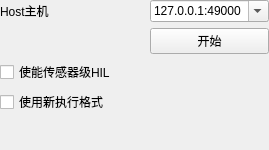
<?xml version="1.0" encoding="UTF-8"?>
<ui version="4.0">
 <class>QGCHilXPlaneConfiguration</class>
 <widget class="QWidget" name="QGCHilXPlaneConfiguration">
  <property name="geometry">
   <rect>
    <x>0</x>
    <y>0</y>
    <width>269</width>
    <height>150</height>
   </rect>
  </property>
  <property name="windowTitle">
   <string>Form</string>
  </property>
  <layout class="QGridLayout" name="gridLayout" rowstretch="0,0,0,0,0,0,0,0" columnstretch="20,0,0">
   <property name="leftMargin">
    <number>0</number>
   </property>
   <property name="topMargin">
    <number>0</number>
   </property>
   <property name="rightMargin">
    <number>0</number>
   </property>
   <property name="bottomMargin">
    <number>0</number>
   </property>
   <item row="1" column="1" colspan="2">
    <widget class="QPushButton" name="startButton">
     <property name="text">
      <string>开始</string>
     </property>
    </widget>
   </item>
   <item row="0" column="0">
    <widget class="QLabel" name="hostLabel">
     <property name="text">
      <string>Host主机</string>
     </property>
    </widget>
   </item>
   <item row="7" column="0" colspan="3">
    <spacer name="verticalSpacer">
     <property name="orientation">
      <enum>Qt::Vertical</enum>
     </property>
     <property name="sizeHint" stdset="0">
      <size>
       <width>20</width>
       <height>1</height>
      </size>
     </property>
    </spacer>
   </item>
   <item row="3" column="0" colspan="3">
    <widget class="QCheckBox" name="sensorHilCheckBox">
     <property name="text">
      <string>使能传感器级HIL</string>
     </property>
    </widget>
   </item>
   <item row="0" column="1" colspan="2">
    <widget class="QComboBox" name="hostComboBox">
     <property name="editable">
      <bool>true</bool>
     </property>
     <item>
      <property name="text">
       <string>127.0.0.1:49000</string>
      </property>
     </item>
    </widget>
   </item>
   <item row="4" column="0" colspan="3">
    <widget class="QCheckBox" name="useHilActuatorControlsCheckBox">
     <property name="sizePolicy">
      <sizepolicy hsizetype="Minimum" vsizetype="Fixed">
       <horstretch>0</horstretch>
       <verstretch>0</verstretch>
      </sizepolicy>
     </property>
     <property name="text">
      <string>使用新执行格式</string>
     </property>
    </widget>
   </item>
  </layout>
 </widget>
 <resources/>
 <connections/>
</ui>
